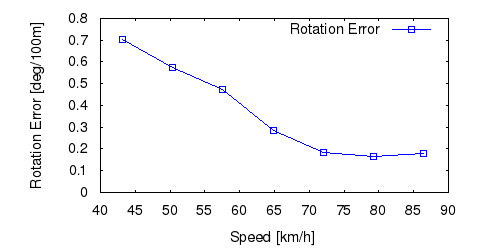

Here is the gnuplot script that generated this plot:
set term postscript eps enhanced color
set output "01_rs.eps"
set size ratio 0.5
set yrange [0:*]
set xlabel "Speed [km/h]"
set ylabel "Rotation Error [deg/100m]"
plot "01_rs.txt" using ($1*3.6):($2*57.3*100) title 'Rotation Error' lc rgb "#0000FF" pt 4 w linespoints
